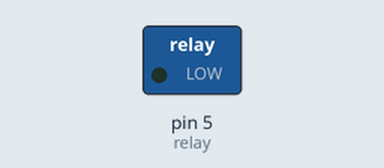
The sketch below on a simulated Arduino Uno, built with avr-gcc and run on an emulated ATmega328P. On the bench: switched loads named in the sketch (green lamp = pin HIGH). What the sketch prints to the serial monitor is not drawn.

Above: at 2.5 s.
At 7.5 s:
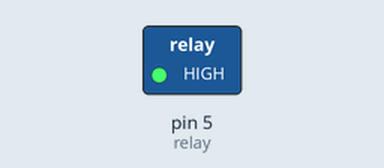
Timing chart, 0 to 13.0 s (numbered marks = the images above):
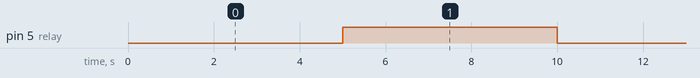

The sketch:

relay.ino
```cpp
const int relay = 5;

void setup() {
  pinMode(relay, OUTPUT);
  // put your setup code here, to run once:
  Serial.begin(9600);
}

void loop() {
  // put your main code here, to run repeatedly:
  digitalWrite(relay, HIGH);
  for (int i = 0; i < 100; i++) {
    if (i % 5 == 0) {
      Serial.println(i);
      digitalWrite(relay, LOW);
      delay(5000);
      digitalWrite(relay, HIGH);
      delay(5000);
    }
    else
    digitalWrite(relay, HIGH);
  }
}
```

Measured:
- by itself, pin 5 (relay): alternates HIGH for 5.0 s and LOW for 5.0 s
